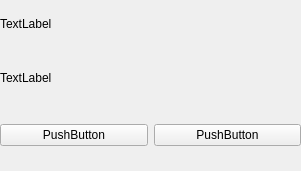
<?xml version="1.0" encoding="UTF-8"?>
<ui version="4.0">
 <class>Form</class>
 <widget class="QWidget" name="Form">
  <property name="geometry">
   <rect>
    <x>0</x>
    <y>0</y>
    <width>301</width>
    <height>171</height>
   </rect>
  </property>
  <property name="windowTitle">
   <string>Form</string>
  </property>
  <widget class="QWidget" name="horizontalLayoutWidget">
   <property name="geometry">
    <rect>
     <x>0</x>
     <y>100</y>
     <width>301</width>
     <height>71</height>
    </rect>
   </property>
   <layout class="QHBoxLayout" name="horizontalLayout">
    <item>
     <widget class="QPushButton" name="back_btn">
      <property name="text">
       <string>PushButton</string>
      </property>
     </widget>
    </item>
    <item>
     <widget class="QPushButton" name="to_main_btn">
      <property name="text">
       <string>PushButton</string>
      </property>
     </widget>
    </item>
   </layout>
  </widget>
  <widget class="QWidget" name="verticalLayoutWidget">
   <property name="geometry">
    <rect>
     <x>0</x>
     <y>0</y>
     <width>301</width>
     <height>101</height>
    </rect>
   </property>
   <layout class="QVBoxLayout" name="verticalLayout">
    <item>
     <widget class="QLabel" name="room_lbl">
      <property name="text">
       <string>TextLabel</string>
      </property>
     </widget>
    </item>
    <item>
     <widget class="QLabel" name="teacher_lbl">
      <property name="text">
       <string>TextLabel</string>
      </property>
     </widget>
    </item>
   </layout>
  </widget>
 </widget>
 <resources/>
 <connections/>
</ui>
